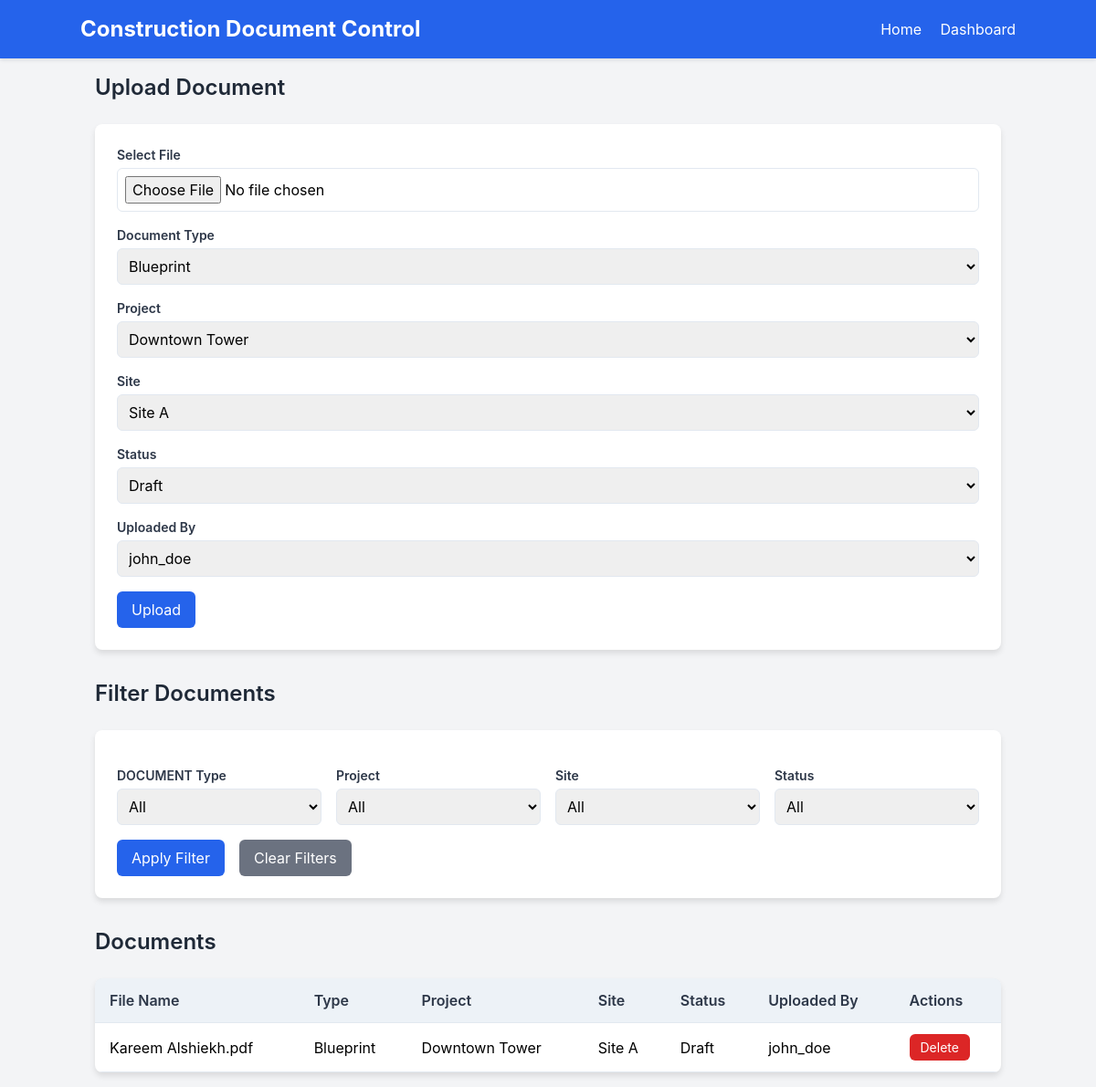
Before: / with the older database file.
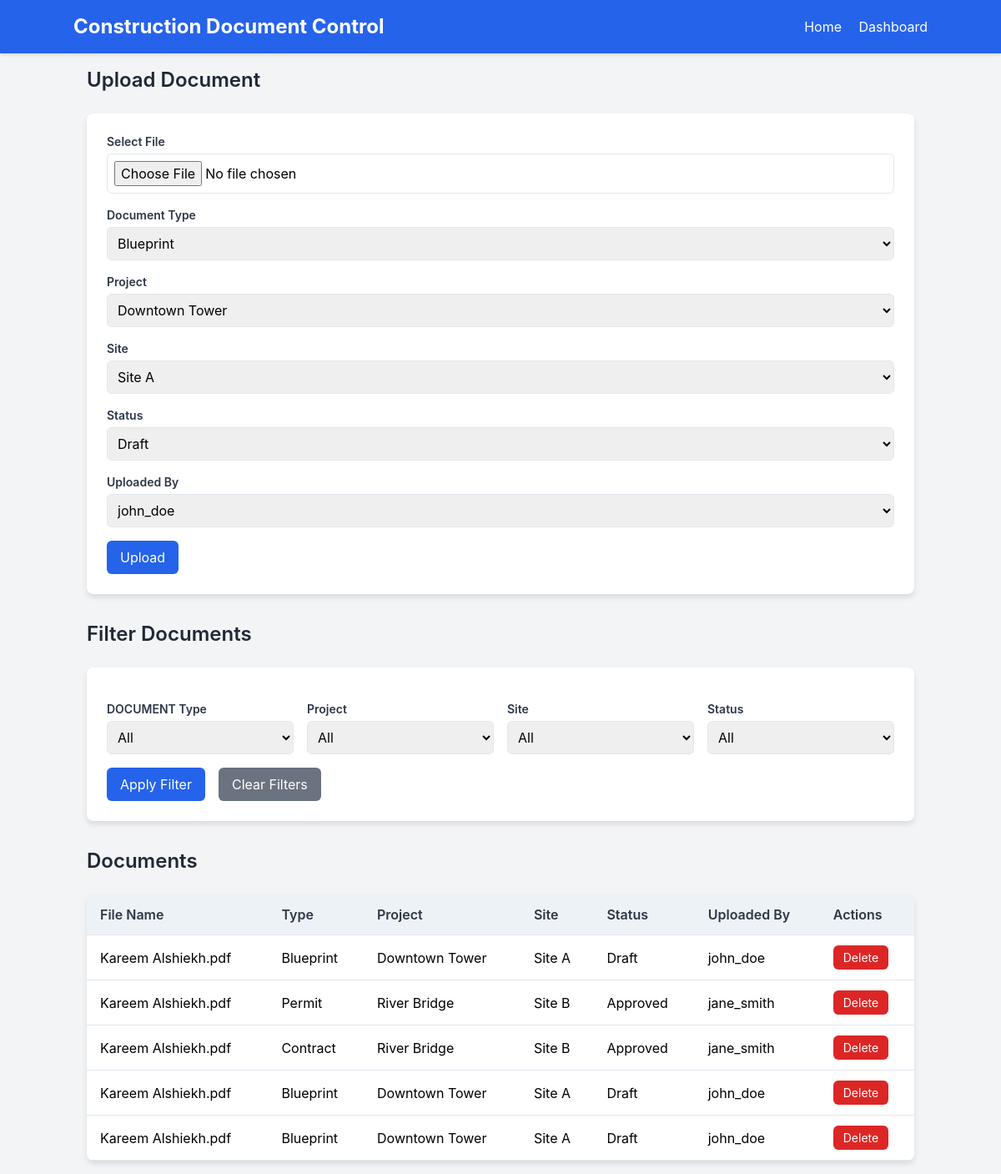
After: the same page with the newer database file.
### tables this page shows
CREATE TABLE documents (
        id INTEGER PRIMARY KEY AUTOINCREMENT,
        file_name TEXT NOT NULL,
        file_path TEXT NOT NULL,
        upload_date TEXT NOT NULL,
        document_type_id INTEGER NOT NULL,
        project_id INTEGER NOT NULL,
        site_id INTEGER NOT NULL,
        status_id INTEGER NOT NULL,
        uploaded_by INTEGER NOT NULL,
        FOREIGN KEY (document_type_id) REFERENCES document_types(id),
        FOREIGN KEY (project_id) REFERENCES projects(id),
        FOREIGN KEY (site_id) REFERENCES sites(id),
        FOREIGN KEY (status_id) REFERENCES statuses(id),
        FOREIGN KEY (uploaded_by) REFERENCES users(id)
    );

CREATE TABLE document_types (
        id INTEGER PRIMARY KEY AUTOINCREMENT,
        type_name TEXT NOT NULL UNIQUE
    );

CREATE TABLE projects (
        id INTEGER PRIMARY KEY AUTOINCREMENT,
        project_name TEXT NOT NULL UNIQUE,
        start_date TEXT
    );

CREATE TABLE sites (
        id INTEGER PRIMARY KEY AUTOINCREMENT,
        site_name TEXT NOT NULL UNIQUE,
        location TEXT
    );

CREATE TABLE statuses (
        id INTEGER PRIMARY KEY AUTOINCREMENT,
        status_name TEXT NOT NULL UNIQUE
    );

CREATE TABLE users (
        id INTEGER PRIMARY KEY AUTOINCREMENT,
        username TEXT NOT NULL UNIQUE,
        role TEXT NOT NULL
    );

### app.py (the view, shortened to what this page needs)
@app.route('/', methods=['GET', 'POST'])
def index():
    filters = {}
    document_types = get_document_types()
    projects = get_projects()
    sites = get_sites()
    statuses = get_statuses()
    users = get_users()
    documents = get_all_documents(filters)
    return render_template('index.html',
                         document_types=document_types,
                         projects=projects,
                         sites=sites,
                         statuses=statuses,
                         users=users,
                         documents=documents,
                         filters=filters)

### database.py (called while the page is built, shortened)
def get_db_connection():
    conn = sqlite3.connect('documents.db')
    conn.row_factory = sqlite3.Row  # Allows accessing columns by name
    return conn

def get_document_types():
    conn = get_db_connection()
    types = conn.execute('SELECT * FROM document_types').fetchall()
    conn.close()
    return types

def get_projects():
    conn = get_db_connection()
    projects = conn.execute('SELECT * FROM projects').fetchall()
    conn.close()
    return projects

def get_sites():
    conn = get_db_connection()
    sites = conn.execute('SELECT * FROM sites').fetchall()
    conn.close()
    return sites

def get_statuses():
    conn = get_db_connection()
    statuses = conn.execute('SELECT * FROM statuses').fetchall()
    conn.close()
    return statuses

def get_users():
    conn = get_db_connection()
    users = conn.execute('SELECT * FROM users').fetchall()
    conn.close()
    return users

def get_all_documents(filters=None):
    conn = get_db_connection()
    query = '''
        SELECT d.id, d.file_name, d.file_path, dt.type_name, p.project_name, s.site_name, st.status_name, u.username
        FROM documents d
        JOIN document_types dt ON d.document_type_id = dt.id
        JOIN projects p ON d.project_id = p.id
        JOIN sites s ON d.site_id = s.id
        JOIN statuses st ON d.status_id = st.id
        JOIN users u ON d.uploaded_by = u.id
    '''
    params = []
    documents = conn.execute(query, params).fetchall()
    conn.close()
    return documents

### templates/index.html (shortened to what this page needs)
{% extends 'base.html' %}
{% block content %}
    <h2 class="text-2xl font-semibold text-gray-800 mb-6">Upload Document</h2>
    <div class="form-container">
        <form id="upload-form" method="POST" enctype="multipart/form-data" action="{{ url_for('upload_file') }}" class="space-y-4">
            <div>
                <label for="file" class="block text-sm font-medium text-gray-700">Select File</label>
                <input type="file" id="file" name="file" class="mt-1 block w-full border-gray-300 rounded-md">
            </div>
            <div>
                <label for="document_type" class="block text-sm font-medium text-gray-700">Document Type</label>
                <select id="document_type" name="document_type" class="mt-1 block w-full border-gray-300 rounded-md">
                    {% for type in document_types %}
                        <option value="{{ type.id }}">{{ type.type_name }}</option>
                    {% endfor %}
                </select>
            </div>
            <div>
                <label for="project" class="block text-sm font-medium text-gray-700">Project</label>
                <select id="project" name="project" class="mt-1 block w-full border-gray-300 rounded-md">
                    {% for project in projects %}
                        <option value="{{ project.id }}">{{ project.project_name }}</option>
                    {% endfor %}
                </select>
            </div>
            <div>
                <label for="site" class="block text-sm font-medium text-gray-700">Site</label>
                <select id="site" name="site" class="mt-1 block w-full border-gray-300 rounded-md">
                    {% for site in sites %}
                        <option value="{{ site.id }}">{{ site.site_name }}</option>
                    {% endfor %}
                </select>
            </div>
            <div>
                <label for="status" class="block text-sm font-medium text-gray-700">Status</label>
                <select id="status" name="status" class="mt-1 block w-full border-gray-300 rounded-md">
                    {% for status in statuses %}
                        <option value="{{ status.id }}">{{ status.status_name }}</option>
                    {% endfor %}
                </select>
            </div>
            <div>
                <label for="user" class="block text-sm font-medium text-gray-700">Uploaded By</label>
                <select id="user" name="user" class="mt-1 block w-full border-gray-300 rounded-md">
                    {% for user in users %}
                        <option value="{{ user.id }}">{{ user.username }}</option>
                    {% endfor %}
                </select>
            </div>
            <div class="flex items-center">
                <button type="submit" class="bg-blue-600 text-white px-4 py-2 rounded-md hover:bg-blue-700">Upload</button>
            </div>
        </form>
    </div>
    <h2 class="text-2xl font-semibold text-gray-800 mb-6">Filter Documents</h2>
    <div class="form-container">
        <form id="filter-form" method="POST" class="space-y-4">
            <div class="grid grid-cols-1 md:grid-cols-4 gap-4">
                <div>
                    <label for="filter_document_type" class="block text-sm font-medium text-gray-700"> DOCUMENT Type</label>
                    <select id="filter_document_type" name="document_type" class="mt-1 block w-full border-gray-300 rounded-md">
                        <option value="">All</option>
                    </select>
                </div>
                <div>
                    <label for="filter_project" class="block text-sm font-medium text-gray-700">Project</label>
                    <select id="filter_project" name="project" class="mt-1 block w-full border-gray-300 rounded-md">
                        <option value="">All</option>
                    </select>
                </div>
                <div>
                    <label for="filter_site" class="block text-sm font-medium text-gray-700">Site</label>
                    <select id="filter_site" name="site" class="mt-1 block w-full border-gray-300 rounded-md">
                        <option value="">All</option>
                    </select>
                </div>
                <div>
                    <label for="filter_status" class="block text-sm font-medium text-gray-700">Status</label>
                    <select id="filter_status" name="status" class="mt-1 block w-full border-gray-300 rounded-md">
                        <option value="">All</option>
                    </select>
                </div>
            </div>
            <div class="flex items-center space-x-4">
                <button type="submit" class="bg-blue-600 text-white px-4 py-2 rounded-md hover:bg-blue-700">Apply Filter</button>
                <button type="button" id="clear-filters" class="bg-gray-500 text-white px-4 py-2 rounded-md hover:bg-gray-600">Clear Filters</button>
            </div>
        </form>
    </div>
    <h2 class="text-2xl font-semibold text-gray-800 mb-6">Documents</h2>
    <div class="table-container">
        <table class="w-full">
            <thead>
                <tr class="bg-gray-200">
                    <th class="border-b border-gray-300 p-3 text-left">File Name</th>
                    <th class="border-b border-gray-300 p-3 text-left">Type</th>
                    <th class="border-b border-gray-300 p-3 text-left">Project</th>
                    <th class="border-b border-gray-300 p-3 text-left">Site</th>
                    <th class="border-b border-gray-300 p-3 text-left">Status</th>
                    <th class="border-b border-gray-300 p-3 text-left">Uploaded By</th>
                    <th class="border-b border-gray-300 p-3 text-left">Actions</th>
                </tr>
            </thead>
            <tbody>
                {% for doc in documents %}
                    <tr>
                        <td class="border-b border-gray-300 p-3">{{ doc.file_name }}</td>
                        <td class="border-b border-gray-300 p-3">{{ doc.type_name }}</td>
                        <td class="border-b border-gray-300 p-3">{{ doc.project_name }}</td>
                        <td class="border-b border-gray-300 p-3">{{ doc.site_name }}</td>
                        <td class="border-b border-gray-300 p-3">{{ doc.status_name }}</td>
                        <td class="border-b border-gray-300 p-3">{{ doc.username }}</td>
                        <td class="border-b border-gray-300 p-3">
                            <form class="delete-form" method="POST" action="{{ url_for('delete_file', document_id=doc.id) }}" onsubmit="return confirm('Are you sure you want to delete this document?');">
                                <div class="flex items-center">
                                    <button type="submit" class="bg-red-600 text-white px-2 py-1 rounded-md hover:bg-red-700">Delete</button>
                                </div>
                            </form>
                        </td>
                    </tr>
                {% endfor %}
            </tbody>
        </table>
    </div>
{% endblock %}

### templates/base.html (shortened to what this page needs)
<!DOCTYPE html>
<html lang="en">
<head>
    <script src="https://cdn.tailwindcss.com"></script>
    <link rel="stylesheet" href="{{ url_for('static', filename='css/style.css') }}">
</head>
<body class="bg-gray-100">
    <nav class="bg-blue-600 text-white p-4">
        <div class="container mx-auto flex justify-between items-center">
            <h1 class="text-2xl font-bold">Construction Document Control</h1>
            <div class="space-x-4">
                <a href="{{ url_for('index') }}" class="hover:underline">Home</a>
                <a href="{{ url_for('dashboard') }}" class="hover:underline">Dashboard</a>
            </div>
        </div>
    </nav>
    <div class="container mx-auto p-4">
        {% block content %}
        {% endblock %}
    </div>
</body>
</html>

### static/css/style.css (style rules this page uses)
body { font-family: 'Inter', sans-serif; }
nav { box-shadow: 0 2px 4px rgba(0, 0, 0, 0.1); }
.form-container { background: white; padding: 1.5rem; border-radius: 0.5rem; box-shadow: 0 4px 6px rgba(0, 0, 0, 0.1); margin-bottom: 2rem; }
.form-container label { font-weight: 600; color: #2d3748; }
.form-container input[type="file"], .form-container select { border: 1px solid #e2e8f0; padding: 0.5rem; border-radius: 0.375rem; width: 100%; transition: border-color 0.2s; }
.form-container button { transition: background-color 0.2s; }
.table-container { background: white; border-radius: 0.5rem; box-shadow: 0 4px 6px rgba(0, 0, 0, 0.1); overflow-x: auto; }
.table-container table { width: 100%; border-collapse: separate; border-spacing: 0; }
.table-container th, .table-container td { padding: 0.75rem 1rem; text-align: left; border-bottom: 1px solid #e2e8f0; }
.table-container th { background: #edf2f7; font-weight: 600; color: #2d3748; }
.table-container button { padding: 0.25rem 0.75rem; font-size: 0.875rem; }

Changed rows visible on the page:
added documents: file_name "Kareem Alshiekh.pdf", type_name "Permit", project_name "River Bridge", site_name "Site B", status_name "Approved", username "jane_smith"
added documents: file_name "Kareem Alshiekh.pdf", type_name "Contract", project_name "River Bridge", site_name "Site B", status_name "Approved", username "jane_smith"
added documents: file_name "Kareem Alshiekh.pdf", type_name "Blueprint", project_name "Downtown Tower", site_name "Site A", status_name "Draft", username "john_doe"
added documents: file_name "Kareem Alshiekh.pdf", type_name "Blueprint", project_name "Downtown Tower", site_name "Site A", status_name "Draft", username "john_doe"
